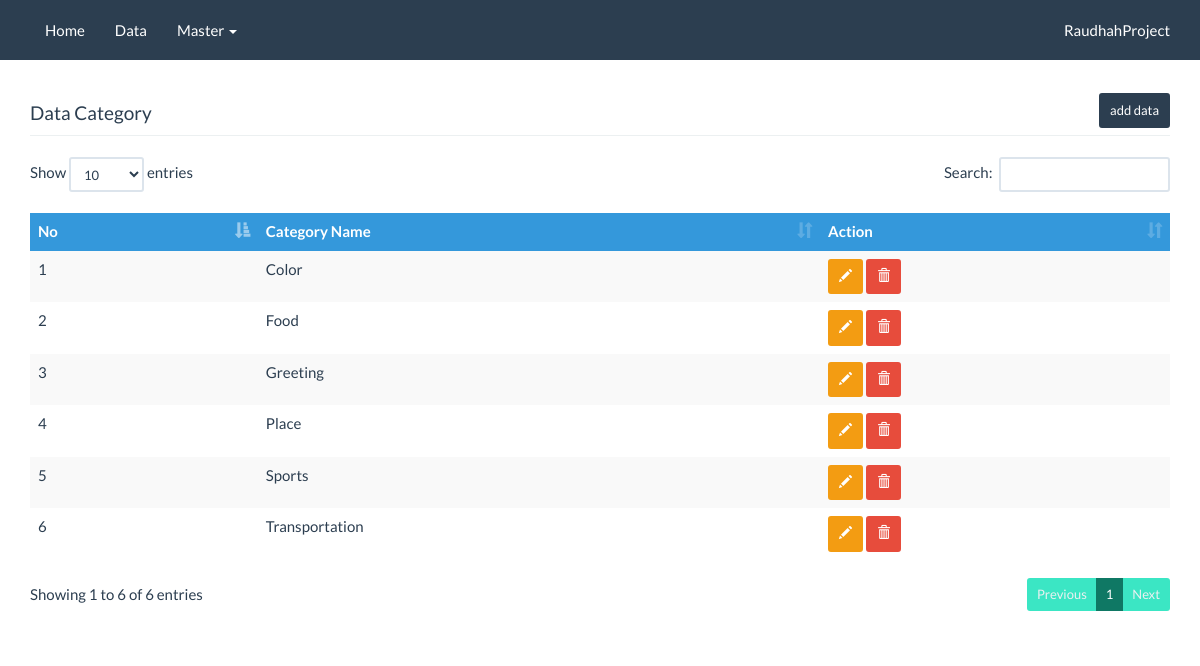
The app's page /category.php with its own data.
### tables this page shows
CREATE TABLE `category` (
  `id` int(11) NOT NULL,
  `category_name` varchar(128) NOT NULL
);

### pdo/class.db.php (called while the page is built, shortened)
<?php
class db extends PDO {
	private function cleanup($bind) {
		if(!is_array($bind)) {
			if(!empty($bind))
				$bind = array($bind);
			else
				$bind = array();
		}
		return $bind;
	}
	public function run($sql, $bind="") {
		$this->sql = trim($sql);
		$this->bind = $this->cleanup($bind);
		try {
			$pdostmt = $this->prepare($this->sql);
			if($pdostmt->execute($this->bind) !== false) {
				if(preg_match("/^(" . implode("|", array("select", "describe", "pragma")) . ") /i", $this->sql))
					return $pdostmt->fetchAll(PDO::FETCH_ASSOC);
				elseif(preg_match("/^(" . implode("|", array("delete", "insert", "update")) . ") /i", $this->sql))
					return $pdostmt->rowCount();
			}
		} catch (PDOException $e) {
			$this->error = $e->getMessage();
			$this->debug();
			return false;
		}
	}
	public function select($table, $where="", $bind="", $fields="*") {
		$sql = "SELECT " . $fields . " FROM " . $table;
		$sql .= ";";
		return $this->run($sql, $bind);
	}
}
?>

### category.php (the view, shortened to what this page needs)
<?php
include_once 'koneksi.php';
$results = $db->select("category");
 ?>
<?php include('_template/head.php'); ?>
<?php include('_template/menu.php'); ?>
 <div class="container">
		<div class="row">
		  <div class="col-lg-12">
		  	<div>
		  		&nbsp<br>
		  		&nbsp<br>
		  	</div>
		  	<div >
		  		<h4 class="pull-left">Data Category</h4>
					<a class="btn btn-primary btn-sm pull-right  " href="category_add.php" style="margin-bottom: 5px">add data</a><br>
				</div>
		  	<hr>
		    <table id="datatable" class="table table-striped table-hover ">
					  <thead>
					    <tr class="info">
					      <th>No</th>
					      <th>Category Name</th>
					      <th>Action</th>
					    </tr>
					  </thead>
					  <tbody>
					  <?php
					  $no = 1;
					   foreach ($results as $key => $value) {?>
					    <tr>
					      <td><?php echo $no; ?></td>
					      <td><?php echo $value['category_name']; ?></td>
					      <td><a class="btn btn-warning btn-sm" href="category_edit.php?id=<?php echo $value['id']; ?>"><span class="glyphicon glyphicon-pencil "></span></a>  <a class="btn btn-danger btn-sm" href="category_delete.php?id=<?php echo $value['id']; ?>" onclick="return confirm('Are you sure you want to delete this item?');"><span class="glyphicon glyphicon-trash"></span></a></td>
					    </tr>
					   <?php $no++; } ?>
					  </tbody>
					</table>
		  </div>
		</div>
	</div>
<?php include('_template/foot.php'); ?>

### _template/head.php (style rules this page uses)
a { color: #2C3E50; }

### records on screen
category: category_name "Color"
category: category_name "Food"
category: category_name "Greeting"
category: category_name "Place"
category: category_name "Sports"
category: category_name "Transportation"
